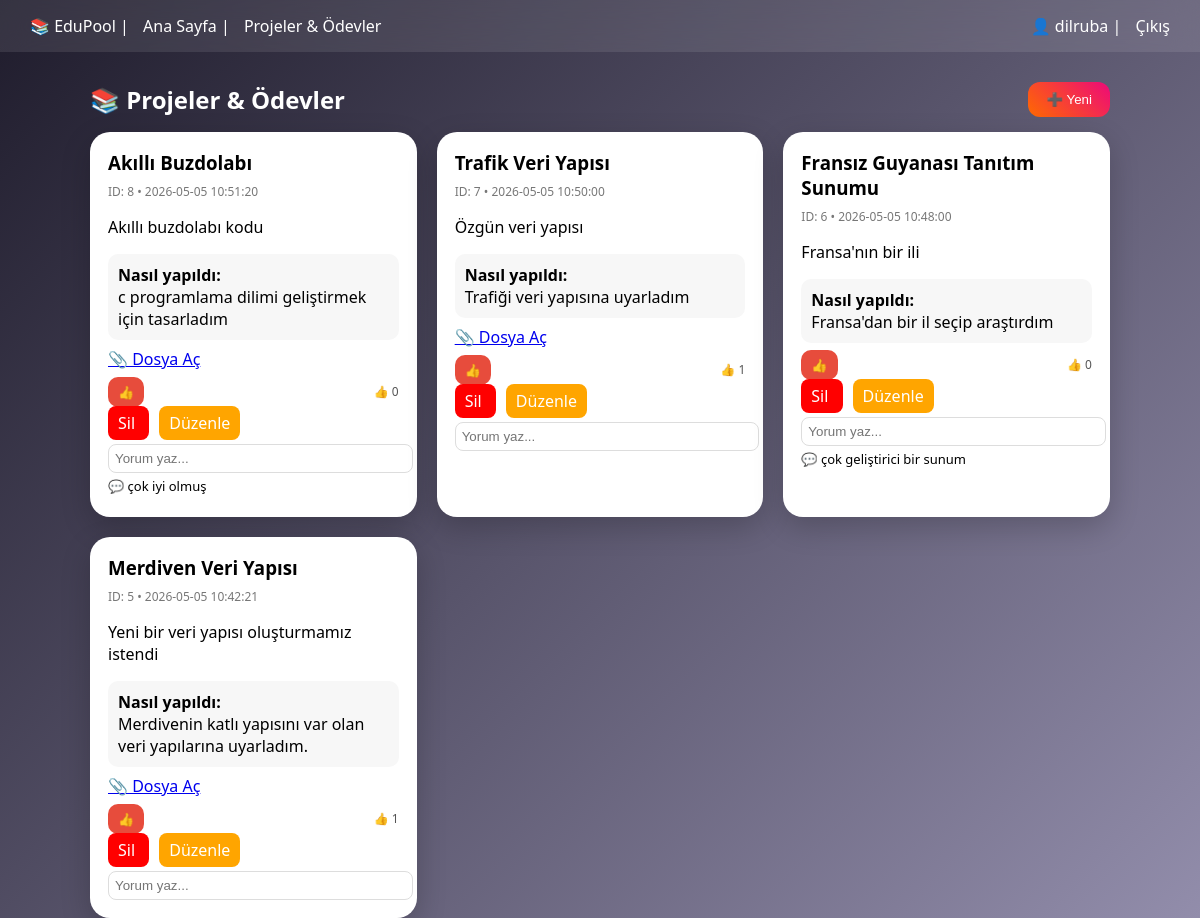
Screenshot of /projects.php (signed in) with the database file from the repository.
### tables this page shows
CREATE TABLE IF NOT EXISTS `users` (
  `id` int NOT NULL AUTO_INCREMENT,
  `username` varchar(50) DEFAULT NULL,
  `email` varchar(100) DEFAULT NULL,
  `password` varchar(100) DEFAULT NULL,
  `role` varchar(20) DEFAULT 'user',
  PRIMARY KEY (`id`)
);

CREATE TABLE IF NOT EXISTS `projects` (
  `id` int NOT NULL AUTO_INCREMENT,
  `user_id` int DEFAULT NULL,
  `title` varchar(255) DEFAULT NULL,
  `description` text,
  `how_made` text,
  `file_path` varchar(255) DEFAULT NULL,
  `created_at` timestamp NULL DEFAULT CURRENT_TIMESTAMP,
  PRIMARY KEY (`id`)
);

CREATE TABLE IF NOT EXISTS `comments` (
  `id` int NOT NULL AUTO_INCREMENT,
  `user_id` int DEFAULT NULL,
  `project_id` int DEFAULT NULL,
  `comment` text,
  `created_at` timestamp NULL DEFAULT CURRENT_TIMESTAMP,
  PRIMARY KEY (`id`)
);

### projects.php (the view, shortened to what this page needs)
<?php
$conn = new mysqli("localhost","root","","edu_pool");
$user_id = $_SESSION['user_id'];
$user = $conn->query("SELECT * FROM users WHERE id=$user_id")->fetch_assoc();
$projects = $conn->query("
SELECT p.*,
 (SELECT COUNT(*) FROM likes l WHERE l.project_id=p.id) as like_count,
 (SELECT COUNT(*) FROM bookmarks b WHERE b.project_id=p.id) as save_count
FROM projects p
ORDER BY p.id DESC
");
?>
<!DOCTYPE html>
<html>
<head>
</head>
<body>
<div class="navbar">
    <div>
        📚 EduPool |
        <a href="list.php">Ana Sayfa</a> |
        <a href="projects.php">Projeler & Ödevler</a>
    </div>
    <div>
        👤 <?php echo $user['username']; ?> |
        <a href="logout.php">Çıkış</a>
    </div>
</div>
<div class="container">
<div style="display:flex;justify-content:space-between;align-items:center;margin-bottom:15px;">
    <h2 style="color:white;margin:0;">📚 Projeler & Ödevler</h2>
    <button class="add-btn" onclick="openModal()">➕ Yeni</button>
</div>
<div class="grid">
<?php while($p=$projects->fetch_assoc()){ ?>
<div class="card">
<h3><?php echo $p['title']; ?></h3>
<div class="meta">ID: <?php echo $p['id']; ?> • <?php echo $p['created_at']; ?></div>
<p><?php echo $p['description']; ?></p>
<div class="how">
<b>Nasıl yapıldı:</b><br>
<?php echo $p['how_made']; ?>
</div>
<?php if($p['file_path']){ ?>
<a href="<?php echo $p['file_path']; ?>" target="_blank">📎 Dosya Aç</a>
<?php } ?>
<div class="actions">
    <div class="left">
        <a class="like" href="?like=<?php echo $p['id']; ?>">👍</a>
            </div>
    <div class="count">
        👍 <?php echo $p['like_count']; ?>
    </div>
</div>
<div style="margin-top:10px;">
<a href="delete.php?id=<?php echo $p['id']; ?>&type=project"
style="background:red;color:white;padding:6px 10px;border-radius:8px;text-decoration:none;">
Sil
</a>
<a href="edit_project.php?id=<?php echo $p['id']; ?>"
style="background:orange;color:white;padding:6px 10px;border-radius:8px;text-decoration:none;margin-left:10px;">
Düzenle
</a>
</div>
<div class="comments">
<form method="POST">
<input name="comment" placeholder="Yorum yaz...">
</form>
<?php
$cs=$conn->query("SELECT comment FROM comments WHERE project_id=".$p['id']);
while($c=$cs->fetch_assoc()){
echo "<p>💬 ".$c['comment']."</p>";
}
?>
</div>
</div>
<?php } ?>
</div>
</div>
</body>
</html>

### projects.php (style rules this page uses)
body { margin:0; font-family:'Segoe UI'; background: linear-gradient(135deg,#1f1c2c,#928dab); }
.navbar { background: rgba(255,255,255,0.1); backdrop-filter: blur(15px); color:white; padding:15px 30px; display:flex; justify-content:space-between; }
.navbar a { color:white;text-decoration:none;margin-left:10px; }
.container { width:85%;margin:auto;margin-top:30px; }
.add-btn { background: linear-gradient(45deg,#ff6a00,#ee0979); color:white;border:none;padding:10px 18px;border-radius:12px;cursor:pointer; }
.grid { display:grid; grid-template-columns:repeat(auto-fill,minmax(280px,1fr)); gap:20px; }
.card { background:white; padding:18px; border-radius:20px; box-shadow:0 10px 30px rgba(0,0,0,0.2); transition:0.3s; }
.card h3 { margin:0 0 8px 0; }
.meta { font-size:12px;color:#777;margin-bottom:8px; }
.how { background:#f7f7f7;padding:10px;border-radius:10px;margin:8px 0; }
.actions { display:flex;justify-content:space-between;align-items:center;margin-top:10px; }
.left a { margin-right:10px; padding:6px 10px; border-radius:10px; text-decoration:none; color:white; font-size:13px; }
.like { background:#e74c3c; }
.count { font-size:12px;color:#555; }
.comments { margin-top:10px; }
.comments p { margin:4px 0;font-size:13px; }
.comments input { width:100%;padding:6px;border-radius:8px;border:1px solid #ddd; }

### rows the page displays
users: username "dilruba"
projects: title "Akıllı Buzdolabı", id "8", created_at "2026-05-05 10:51:20", description "Akıllı buzdolabı kodu", how_made "c programlama dilimi geliştirmek için tasarladım", like_count "0"
comments: comment "çok iyi olmuş"
projects: title "Trafik Veri Yapısı", id "7", created_at "2026-05-05 10:50:00", description "Özgün veri yapısı", how_made "Trafiği veri yapısına uyarladım", like_count "1"
projects: title "Fransız Guyanası Tanıtım Sunumu", id "6", created_at "2026-05-05 10:48:00", description "Fransa'nın bir ili", how_made "Fransa'dan bir il seçip araştırdım", like_count "0"
comments: comment "çok geliştirici bir sunum"
projects: title "Merdiven Veri Yapısı", id "5", created_at "2026-05-05 10:42:21", description "Yeni bir veri yapısı oluşturmamız istendi", how_made "Merdivenin katlı yapısını var olan veri yapılarına uyarladım.", like_count "1"
